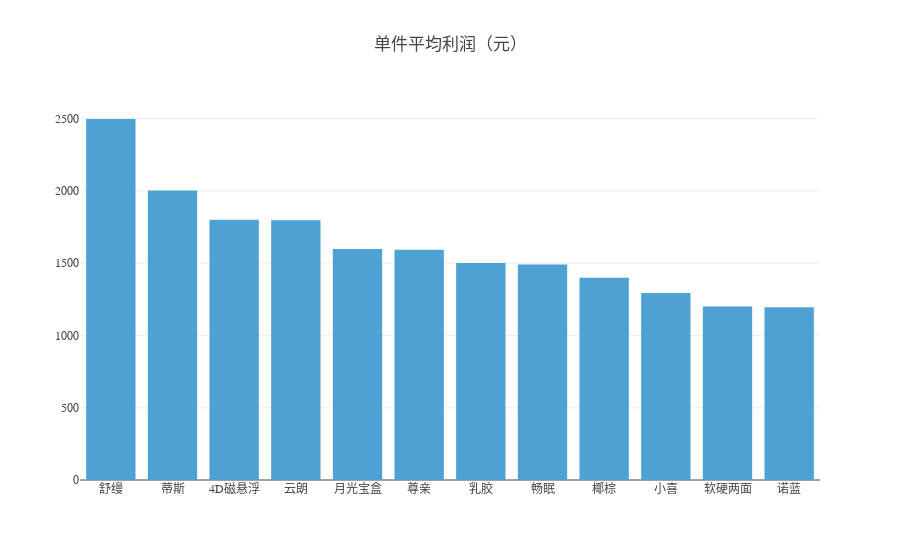

The notebook cell this image was saved under:
### Code cell
# SKU
# profit per SKU unit
df = SKU['unit_profit'].groupby(SKU['SKU']).mean().to_frame().sort_values(by=['unit_profit'],ascending=False)
data = [go.Bar(
    x=df.index,
    y=df['unit_profit'],
    marker=dict(color='#4ea1d3')
)]
layout = go.Layout(
    title='单件平均利润（元）',
    font=dict(family='微软雅黑')
)

fig = go.Figure(data=data, layout=layout)

plotly.offline.iplot(fig)
pio.write_image(fig, '单件利润.jpeg', scale=5, width=600, height = 400)

### Figure 1 — Plotly figure (JSON) as saved in the notebook; plotly's stock layout.template omitted (floating-point values rounded to 4 significant figures)
{"data": [{"marker": {"color": "#4ea1d3"}, "type": "bar", "uid": "cb6277e7-f710-4244-ba13-9b2b33af33a8", "x": ["舒缦", "蒂斯", "4D磁悬浮", "云朗", "月光宝盒", "尊亲", "乳胶", "畅眠", "椰棕", "小喜", "软硬两面", "诺蓝"], "y": [2498.0, 2003.0, 1801.0, 1798.0, 1599.0, 1594.0, 1501.0, 1492.0, 1399.0, 1294.0, 1200.0, 1195.0]}], "layout": {"font": {"family": "微软雅黑"}, "title": {"text": "单件平均利润（元）"}}}
